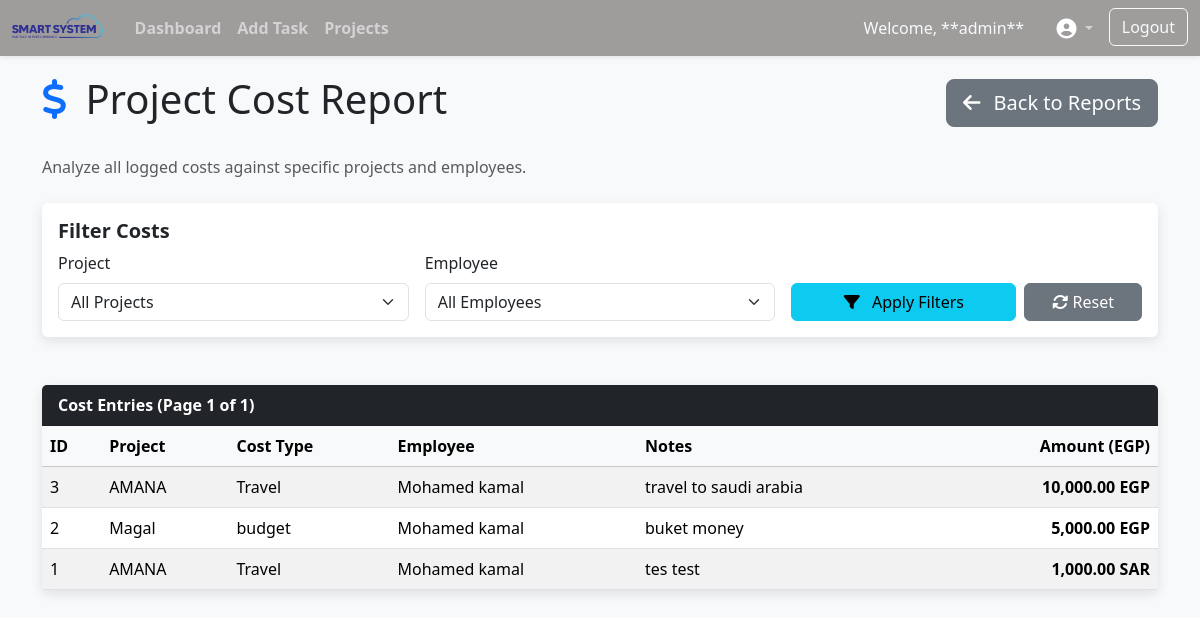
Before: /reports/project-cost-summary/ (signed in) with the older database file.
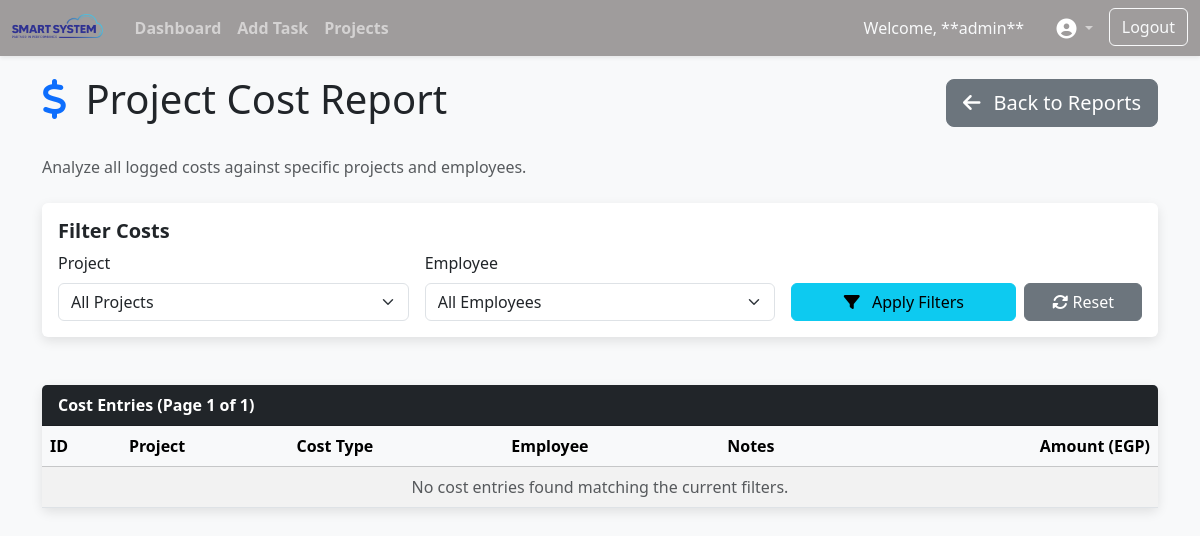
After: the same page with the newer database file.
### app/models.py (models this page shows, shortened)
class ProjectCost(models.Model):
    amount = models.DecimalField(decimal_places=2, max_digits=11)
    cost_type = models.CharField(max_length=60)
    user = models.ForeignKey(CustomUser, on_delete=models.PROTECT)
    project = models.ForeignKey(Project, on_delete=models.PROTECT)
    notes = models.TextField(default='')
    currency = models.CharField(max_length=5)

class Project(models.Model):
    name = models.CharField(max_length=150, unique=True)
    description = models.TextField(blank=True)
    is_active = models.BooleanField(default=True)
    is_public = models.BooleanField(default=False)
    created_by = models.ForeignKey(CustomUser, on_delete=models.PROTECT, null=True, blank=True)
    created_at = models.DateTimeField(auto_now_add=True)
    class Meta:
        ordering = ['name']
        verbose_name_plural = "Projects"

class CustomUser(AbstractBaseUser, PermissionsMixin):
    ROLE_CHOICES = [
        ('admin', 'Administrator'),
        ('developer', 'Developer'),
        ('sales', 'Sales'),
        ('ceo', 'CEO '),
        ('project-manager', 'Project Manager'),
        ('leader', 'Leader'),
        ('top-manager', 'Top Manager'),
        ('delivery-manager', 'Delivery Manager'),
        ('engineer', 'Engineer'),
    ]
    username = models.CharField(max_length=150, unique=True)
    role = models.CharField(max_length=20, choices=ROLE_CHOICES)
    is_active = models.BooleanField(default=True)
    is_staff = models.BooleanField(default=False)
    full_name = models.CharField( max_length=220, default='User')
    team = models.ForeignKey(Team, on_delete=models.SET_NULL,
                              null=True, blank=True, related_name="employees")
    objects = CustomUserManager()
    date_joined = models.DateTimeField(auto_now_add=True)
    email = models.EmailField(null=True, blank=True)
    USERNAME_FIELD = 'username'
    REQUIRED_FIELDS = ['role']
    class Meta:
        ordering = ('-date_joined',)

### app/views.py (the view)
# urls.py: path('reports/project-cost-summary/', views.reports_project_cost, name='reports_project_cost_summary'),
@login_required
def reports_project_cost(request):
    project_pk = request.GET.get('project_pk')
    user_pk = request.GET.get('user_pk')
    queryset = ProjectCost.objects.all().select_related('project', 'user').order_by('-pk')
    if project_pk:
        queryset = queryset.filter(project__pk=project_pk)
    if user_pk:
        queryset = queryset.filter(user__pk=user_pk)
    total_cost_aggregation = queryset.aggregate(
        total=Sum('amount', filter=Q(currency=PRIMARY_CURRENCY))
    )
    total_cost = total_cost_aggregation['total'] or Decimal('0.00')
    paginator = Paginator(queryset, PAGINATE_BY)
    page_number = request.GET.get('page')
    page_obj = paginator.get_page(page_number)
    context = {
        'page_obj': page_obj,
        'total_cost': total_cost,
        'primary_currency': PRIMARY_CURRENCY,
        'all_projects': Project.objects.order_by('name').all(),
        'all_users': CustomUser.objects.order_by('full_name', 'username').all(),
    }
    return render(request, 'project_costs.html', context)

### templates/project_costs.html (shortened to what this page needs)
{% extends 'base.html' %}
{% load static %}
{% load humanize %}
{% block content %}
<div class="d-flex justify-content-between align-items-center mb-4 animate__animated animate__fadeInDown">
    <h1><i class="fas fa-dollar-sign me-2 text-primary"></i> Project Cost Report</h1>
    <a href="{% url 'reports_dashboard' %}" class="btn btn-secondary btn-lg">
        <i class="fas fa-arrow-left me-2"></i> Back to Reports
    </a>
</div>
<p class="text-muted mb-4">Analyze all logged costs against specific projects and employees.</p>
<div class="card shadow-sm mb-5 animate__animated animate__fadeIn">
    <div class="card-body">
        <h5 class="card-title fw-bold">Filter Costs</h5>
        <form method="GET" class="row g-3">
            <div class="col-md-4 col-sm-6">
                <label for="filter_project" class="form-label">Project</label>
                <select class="form-select" id="filter_project" name="project_pk">
                    <option value="">All Projects</option>
                </select>
            </div>
            <div class="col-md-4 col-sm-6">
                <label for="filter_employee" class="form-label">Employee</label>
                <select class="form-select" id="filter_employee" name="user_pk">
                    <option value="">All Employees</option>
                </select>
            </div>
            <div class="col-12 col-md-4 d-flex align-items-end">
                <button type="submit" class="btn btn-info w-100 me-2"><i class="fas fa-filter me-2"></i> Apply Filters</button>
                <a href="." class="btn btn-secondary w-50"><i class="fas fa-sync-alt"></i> Reset</a>
            </div>
        </form>
    </div>
</div>
<div class="card shadow">
    <div class="card-header bg-dark text-white fw-bold">
        Cost Entries (Page {{ page_obj.number }} of {{ page_obj.paginator.num_pages }})
    </div>
    <div class="card-body p-0">
        <div class="table-responsive">
            <table class="table table-hover table-striped mb-0">
                <thead class="table-light">
                    <tr>
                        <th>ID</th>
                        <th>Project</th>
                        <th>Cost Type</th>
                        <th>Employee</th>
                        <th>Notes</th>
                        <th class="text-end">Amount ({{ primary_currency }})</th>
                    </tr>
                </thead>
                <tbody>
                    {% for cost in page_obj %}
                    <tr>
                        <td>{{ cost.pk }}</td>
                        <td>{{ cost.project.name }}</td>
                        <td>{{ cost.cost_type }}</td>
                        <td>{{ cost.user.full_name|default:cost.user.username }}</td>
                        <td>{{ cost.notes|truncatechars:50 }}</td>
                        <td class="text-end fw-bold">
                            {{ cost.amount|intcomma }} {{ cost.currency }}
                        </td>
                    </tr>
                    {% empty %}
                    <tr>
                        <td colspan="6" class="text-center text-muted">No cost entries found matching the current filters.</td>
                    </tr>
                    {% endfor %}
                </tbody>
            </table>
        </div>
    </div>
</div>
{% endblock %}

Changed rows visible on the page:
removed ProjectCost: pk "3", project.name "AMANA", cost_type "Travel", user.full_name "Mohamed kamal", notes "travel to saudi arabia", amount "10,000.00", currency "EGP"
removed ProjectCost: pk "2", project.name "Magal", cost_type "budget", user.full_name "Mohamed kamal", notes "buket money", amount "5,000.00", currency "EGP"
removed ProjectCost: pk "1", project.name "AMANA", cost_type "Travel", user.full_name "Mohamed kamal", notes "tes test", amount "1,000.00", currency "SAR"
Other visible differences:
text now shown: "No cost entries found matching the current filters."
